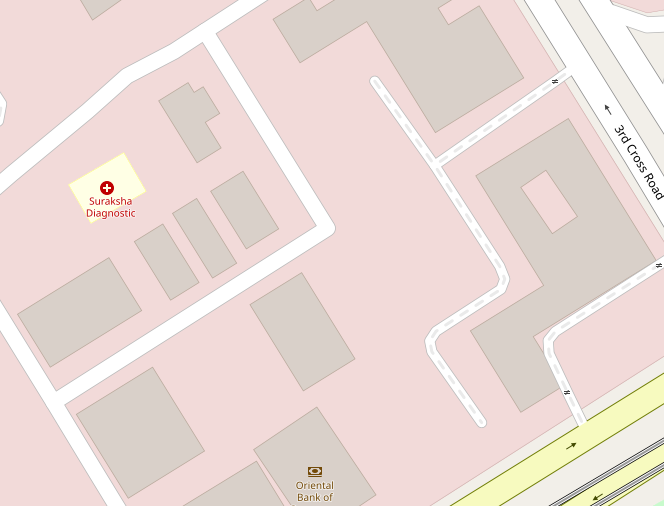
#> input picture map.png, 664 x 506 px
$ jupyter execute --allow-errors 'Euclidean_Capacity_k_with_obstacle (2).ipynb'
#> lines starting #> are read from the running program, lines starting #| are printed output that depends on the picture
[cell 1]
from k_means_constrained import KMeansConstrained
import numpy as np
import pandas as pd
import matplotlib.pyplot as plt
import matplotlib.image as mpimg
import random
from shapely.geometry import Polygon, LineString, Point
from shapely.ops import split,nearest_points
from newton_multidimention import Optimize_Drone_Position_Euclidean

background = mpimg.imread('./map.png')
#> background is the input picture: shape (506, 664, 4) float32; mean R, G, B, A 0.923, 0.861, 0.841, 1
plt.style.use('default')

## Creating the delivery Locations

[cell 2]
def create_locations(x, y, n):
#> called with n = 54
    loc = []

    for _ in range(n):
        # loc_x = random.randint(int(x[0]), int(y[0])) + random.randint(int((x[0] - int(x[0]))*10000), int((y[0] - int(y[0]))*10000)) / 10000
        # loc_y = random.randint(int(x[1]), int(y[1])) + random.randint(int((x[1] - int(x[1]))*10000), int((y[1] - int(y[1]))*10000)) / 10000
        loc_x = random.uniform(x[0],y[0])
        loc_y = random.uniform(x[1],y[1])
        loc.append([loc_x,loc_y])

    return loc

## Verify delivary locations

[cell 3]
def create_polygon(points):
    coords = []

    for pt in points:
        coords.append(pt)

    obs_polygon = Polygon(coords)
    return obs_polygon

[cell 4]
def verify_locations(delivery_loc, obstacles):
    obstacle_polygon = []
    answer = []
    for obs_id, obs in obstacles.items():
        obstacle_polygon.append(create_polygon(obs))

    for loc in delivery_loc:
        flag = True
        for obs in obstacle_polygon:
            if Point([loc[0],loc[1]]).intersects(obs):
                flag = False
                break
        if flag:
            answer.append(loc)

    return answer

## Visualizing the data

[cell 5]
def initial_plot(delivery_loc, obstacles):
    plt.imshow(background, extent=[22.21,34.45,88.45,98.67])
    loc = np.array(delivery_loc)
    plt.scatter(loc[:,0], loc[:,1])
    for obstacle_id, points in obstacles.items():
        x = [i for i,j in points]
        y = [j for i,j in points]

        plt.fill(x,y,color="red", alpha = 0.3)
    plt.title("Delivery Locations")
    # [5 lines of commented-out code are left out]
    plt.show()
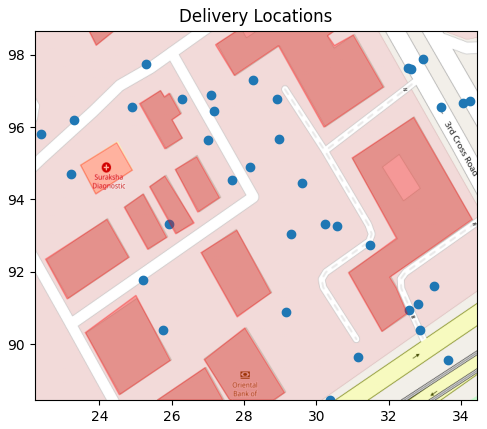
#> figure drawn by matplotlib, 1 panel
